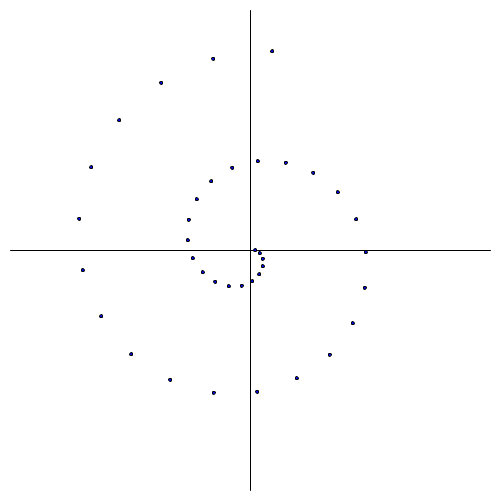
Frame 1 (no input)
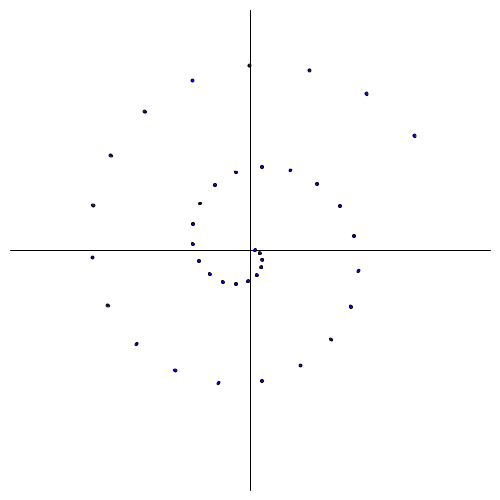
Frame 60 (the mouse pressed at the canvas centre just before this capture)
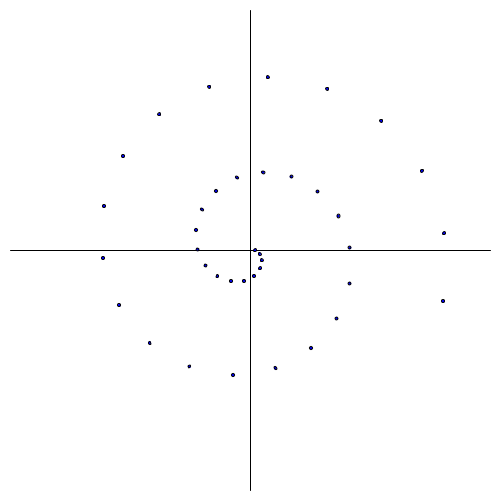
Frame 120 (the mouse held since frame 60 and released just before this capture)

The Processing sketch that drew these frames (run headless with seeded random() and noise(); from frame 60 on, the mouse is pressed at the canvas centre):

// Processing sketch: processing_152394
// ── processing_152394.pde

float angle=0;
float g=0;
float i;
float radio=0;
void setup(){
  size(500,500);
  frameRate(30);
}
void draw(){
  translate(250,250);
  background(255,255,255);
  line(240,0,-240,0);
  line(0,240,0,-240);
for(i=0;i<=250;i=i+0.3){
  i=i+2*PI;
  radio=0.8*i;
  fill(0,0,500);
  rotate(g);
  ellipse(cos(i)*radio,sin(i)*radio,3,3);
  g += 0.00001;
}
}
